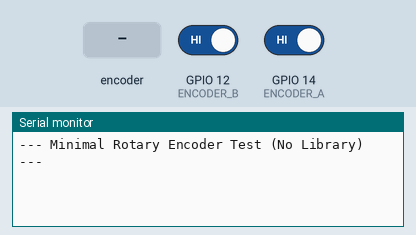
Simulated run of this sketch. Board: ESP32. On the bench: the last lines printed to the serial monitor. The inputs (shaded band) are chosen by the test bench; at power-on: GPIO 12 (ENCODER_B) HIGH, GPIO 14 (ENCODER_A) HIGH.

Above: at 1.4 s.
1.5 s: rotary encoder on GPIO 14 (ENCODER_A) / GPIO 12 (ENCODER_B) turned 1 step (first pin leading)
At 2.0 s:
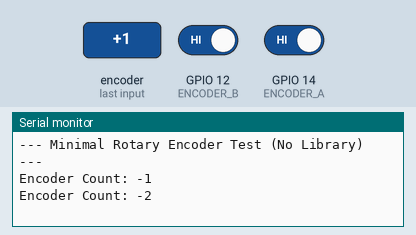
3.2 s: rotary encoder on GPIO 14 (ENCODER_A) / GPIO 12 (ENCODER_B) turned 1 step (first pin leading)
At 4.6 s:
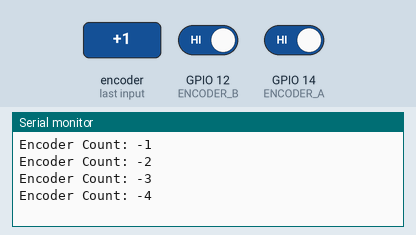
Timing chart, 0 to 6.2 s (numbered marks = the images above; inputs shaded):
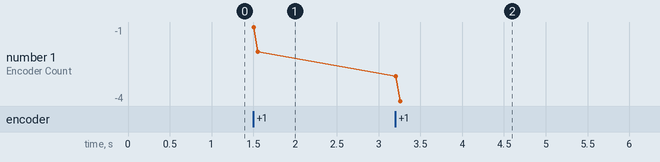

Measured:
- after the input at 1.5 s, the serial monitor: prints a new line at once (image 1)
- after the input at 3.2 s, the serial monitor: prints a new line at once (image 2)
- plotted number 1: -2 → -4 after the input at 3.2 s

The sketch:

rotary_encoder_manual_2.ino
```cpp
/*This worked well to just read the encoder and nothing else.*/


// Simple Rotary Encoder Test Without External Library
// --------------------------------------------------
// Reads a quadrature rotary encoder using direct digital reads and interrupt-based counting

// --- Pin Definitions ---
#define ENCODER_A 14  // Brown wire
#define ENCODER_B 12  // Blue/White wire

// --- Globals ---
volatile int encoderCount = 0;        // Current position
volatile bool lastEncodedState = 0;   // Last known A/B encoded state

void IRAM_ATTR handleEncoder() {
  bool A = digitalRead(ENCODER_A);
  bool B = digitalRead(ENCODER_B);

  // Determine direction and increment/decrement count
  if (A == B) {
    encoderCount++;
  } else {
    encoderCount--;
  }
}

void setup() {
  Serial.begin(115200);
  delay(200);
  Serial.println("\n--- Minimal Rotary Encoder Test (No Library) ---");

  pinMode(ENCODER_A, INPUT_PULLUP);
  pinMode(ENCODER_B, INPUT_PULLUP);

  attachInterrupt(digitalPinToInterrupt(ENCODER_A), handleEncoder, CHANGE);
}

void loop() {
  static int lastReported = 0;
  if (encoderCount != lastReported) {
    Serial.print("Encoder Count: ");
    Serial.println(encoderCount);
    lastReported = encoderCount;
  }

  delay(10);  // Debounce smoothing
}
```
